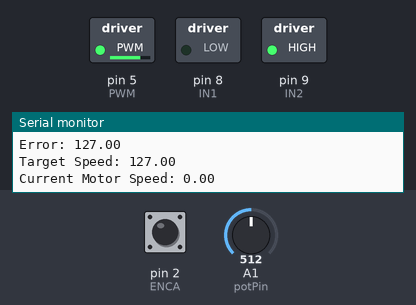
The sketch below on a simulated Arduino Uno, built with avr-gcc and run on an emulated ATmega328P. Parts: switched loads named in the sketch (green lamp = pin HIGH), the last lines printed to the serial monitor. Inputs (shaded band) come from the test bench; at power-on: A1 (potPin) = 512, pin 2 (ENCA) HIGH.

Above: at 1.3 s.
1.4 s: A1 (potPin) set to 122
At 2.3 s:
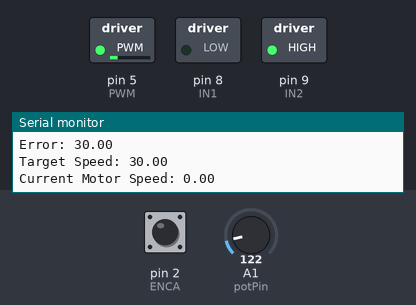
4.4 s: A1 (potPin) set to 265
At 5.8 s:
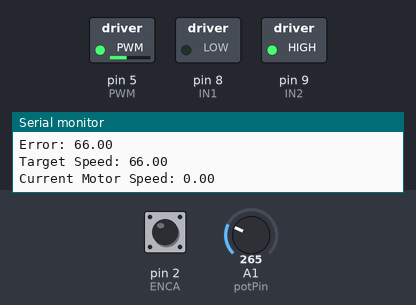
7.4 s: A1 (potPin) set to 0
Timing chart, 0 to 10.4 s (numbered marks = the images above; inputs shaded):
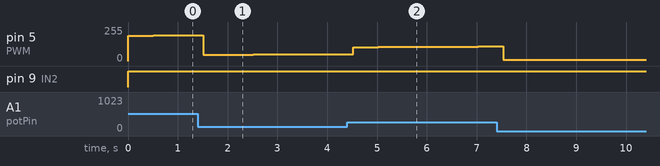

The sketch:

PID_SPEED_CTRL.ino
```cpp
// LETS CONTROL THE SPEED OF THE MOTOR
#define ENCA 2 //Blue wire; encoder A
#define ENCB 3 // Purple wire; encoder B
#define PWM 5 // Enable pin capable of PWM
#define IN1 8 // Enable Dir1 pin
#define IN2 9 //Enable Dir2 pin

const int potPin = A1; //Potentiometer
volatile int motor_posn = 0;
int motor_speed, mapped_speed;

long prevT = 0;
int posPrev = 0;
volatile int pos_i = 0;
volatile float velocity_i = 0;
volatile long prevT_i = 0;

float v1Filt = 0;
float v1Prev = 0;
float v2Filt = 0;
float v2Prev = 0;
float v3Filt = 0;
float v3Prev = 0;

float v3 = 0;
float eintegral = 0;
float eprev = 0;
void setup() {
  Serial.begin(9600);
  pinMode(ENCA,INPUT_PULLUP);
  pinMode(ENCB,INPUT_PULLUP);

  pinMode(PWM, OUTPUT);
  pinMode(IN1,OUTPUT);
  pinMode(IN2,OUTPUT);

  attachInterrupt(digitalPinToInterrupt(ENCA),readEncoder,RISING);
}


void loop() {
  // int pwr = 100/3.0*micros()/1.0e6;
  // int pwr = 255;
  // int dir = 1;
  float target_speed = analogRead(potPin);
  target_speed = map(target_speed,0,1023,0,255);
  // Serial.println(target_speed);

  int pos = 0;
  float velocity2 = 0;

  noInterrupts();
  pos = pos_i;
  velocity2 = velocity_i;
  interrupts();

  long currT = micros();
  float deltaT = ((float)(currT-prevT))/1.0e6;
  float velocity1 = (pos-posPrev)/deltaT;
  // float velocity1 = fabs((pos - posPrev) * 60 / (43.8 * deltaT));


  float velocity3 = (pos-posPrev)*60/(98*deltaT); //This one is most accurate
  posPrev = pos;
  prevT = currT;

  //Convert to RPM
  // float v1 = (velocity1/(108))*60.0; //108
  float v1 = (velocity1/(16*43.8))*60.0;
  // float v2 = (velocity2/600)*60.0;
  float v3 = (velocity3/(16*43.8))*60.0;

  v1Filt = 0.854*v1Filt+0.0728*v1+0.0728*v1Prev;
  v1Prev = v1;

  // v2Filt = 0.854*v2Filt+0.0728*v2+0.0728*v2Prev;
  // v2Prev = v2;

  // Serial.print("v1Filt: ");
  // Serial.println(v1Filt);

  v3Filt = 0.854*v3Filt+0.0728*v3+0.0728*v3Prev; //This is the filter velocity
  v3Prev = v3;

  // Serial.print("v3Filt: ");
  // Serial.println(v3Filt);

  float curr_motor_vel;
  curr_motor_vel = v1Filt;

  float kp = 1.5; //1.5
  float ki = 0.025;
  float kd = 0; //0.1
  float target_speed_rpm = target_speed; //(target_speed/100)*60;

  float e = target_speed_rpm - curr_motor_vel;
  Serial.print("Error: ");
  Serial.println(e);

  eintegral = eintegral+e*deltaT;

  float dedt = (e-eprev)/(deltaT);
  float u = kp*e+kd*dedt+ki*eintegral;
  // Serial.print(u);
  int dir = -1;
  if (u<0){
    dir = 1;
  }

  int pwr = (int) fabs(u);
  if (pwr>255){
    pwr = 255;
  }

  eprev = 0;

  setMotorSpeed(dir,pwr,PWM, IN1, IN2);

  Serial.print("Target Speed: ");
  Serial.println(target_speed_rpm);
  Serial.print("Current Motor Speed: ");
  Serial.println(curr_motor_vel);
  delay(500);
  // Serial.println();
}

void setMotorSpeed(int dir, int pwmVal, int pwm, int in1, int in2){
  analogWrite(pwm, pwmVal);
  digitalWrite(in1,LOW);
  digitalWrite(in2,HIGH);
  // if (dir == 1){
  //   digitalWrite(in1,HIGH);
  //   digitalWrite(in2,LOW);
  // }
  // else if (dir == -1){
  //   digitalWrite(in1,LOW);
  //   digitalWrite(in2,HIGH);
  // }
  // else{
  //     digitalWrite(in1,LOW);
  //     digitalWrite(in2,LOW);
  // }
}

void readEncoder(){
  int b = digitalRead(ENCB); //Reads encoder b
  int increment = 0;

  if(b>0){
    increment = 1;
  }
  else{
    increment = -1;
  }
  pos_i = pos_i+increment;

  long currT = micros();
  float deltaT = ((float)(currT-prevT_i))/1.0e6;
  velocity_i = increment/deltaT;
  prevT_i = currT;
}
```
